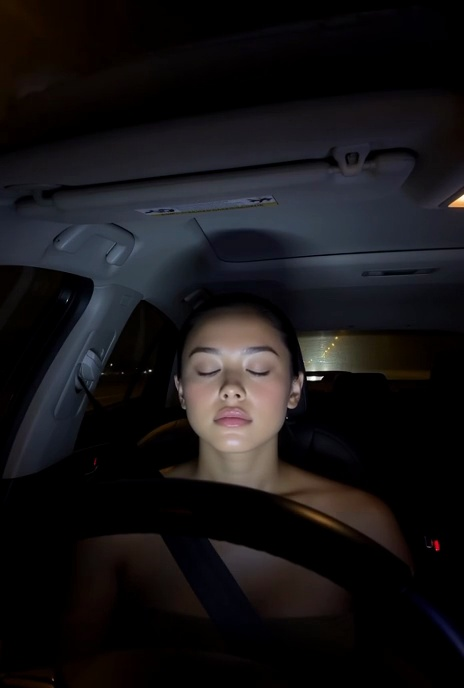
#> input picture Simuletic_DMS_Dataset/images/driver_full_sleep2_f10.jpg, 464 x 688 px
$ python -i feature_extractor.py   (imports and definitions only)
#> lines starting #> are read from the running program, lines starting #| are printed output that depends on the picture
"""
Image preprocessing and feature extraction for drowsiness detection.

This module provides:
- Image loading, resizing, and normalization (ImageProcessor)
- Feature extraction from annotations and images (FeatureExtractor)
- Temporal analysis of feature sequences (TemporalFeatureExtractor)

Key features extracted:
- PERCLOS: Percentage of eyelid closure (0-1, higher = more drowsy)
- Eye State: Open/Drowsy/Closed classification
- Head Pose: Pitch, yaw, roll angles in 3D space
- Temporal Trends: PERCLOS trends, blink frequency, state ratios
"""
import cv2
import numpy as np
from pathlib import Path
from typing import Tuple, Dict, Optional
import logging

logger = logging.getLogger(__name__)
VIDEO_EXTENSIONS = {'.avi', '.mp4', '.mov', '.mkv'}


class ImageProcessor:
    """
    Image preprocessing pipeline for deep learning models.

    Handles:
    - Loading images from disk
    - Resizing to target dimensions
    - Normalizing with ImageNet statistics
    - Converting to PyTorch format (channels-first)

    Attributes:
        target_size: Target image dimensions (width, height)
        mean: ImageNet normalization mean (R, G, B)
        std: ImageNet normalization std (R, G, B)
    """

    def __init__(self,
                 target_size: Tuple[int, int] = (224, 224),
                 mean: Tuple[float, float, float] = (0.485, 0.456, 0.406),
                 std: Tuple[float, float, float] = (0.229, 0.224, 0.225)):
        """
        Initialize ImageProcessor with preprocessing parameters.

        Args:
            target_size: Target image size (width, height). Default: 224x224 (standard for ResNet)
            mean: Mean values for normalization. Default: ImageNet statistics
            std: Standard deviation for normalization. Default: ImageNet statistics
        """
        self.target_size = target_size
        self.mean = np.array(mean)
        self.std = np.array(std)

    def load_image(self, image_path: Path) -> Optional[np.ndarray]:
        """
        Load image from disk and convert from BGR to RGB.

        OpenCV loads images in BGR format by default, but most deep learning
        models expect RGB format. This method handles the conversion.

        Args:
            image_path: Path to image file

        Returns:
            np.ndarray: Image in RGB format, or None if loading fails
        """
        try:
            image_path = Path(image_path)
            # Load image from disk or extract the first frame from a video file.
            if image_path.suffix.lower() in VIDEO_EXTENSIONS:
                cap = cv2.VideoCapture(str(image_path))
                if not cap.isOpened():
                    logger.error(f"Failed to open video: {image_path}")
                    return None
                ret, frame = cap.read()
                cap.release()
                if not ret or frame is None:
                    logger.error(f"Failed to read first frame from video: {image_path}")
                    return None
                image = frame
            else:
                image = cv2.imread(str(image_path))
#> image is the input picture: shape (688, 464, 3); mean B, G, R 22.3, 20.5, 22.4
                if image is None:
                    logger.error(f"Failed to load image: {image_path}")
                    return None
            # Convert BGR to RGB for model input
            return cv2.cvtColor(image, cv2.COLOR_BGR2RGB)
        except Exception as e:
            logger.error(f"Error loading image {image_path}: {e}")
            return None

    def resize(self, image: np.ndarray) -> np.ndarray:
        """Resize image to target size"""
        return cv2.resize(image, self.target_size)
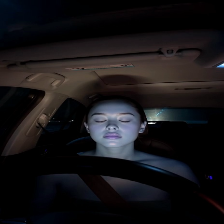
#> returned value: shape (224, 224, 3); mean of channels 0, 1, 2 22.4, 20.4, 22.3; drawn as B, G, R

    def normalize(self, image: np.ndarray) -> np.ndarray:
        """
        Normalize image using ImageNet statistics.

        This standardizes the input using mean and standard deviation computed
        from millions of ImageNet images. This normalization improves training
        stability and model performance.

        Formula: (x - mean) / std for each channel

        Args:
            image: Image array (should be in 0-255 range)

        Returns:
            np.ndarray: Normalized image in range (-2 to +2 approximately)
        """
        # Convert to float32 and normalize to 0-1 range
        image = image.astype(np.float32) / 255.0
#> image: shape (224, 224, 3) float32

        # Apply mean subtraction and std scaling
        image = (image - self.mean) / self.std

        return image

    def preprocess(self, image_path: Path) -> Optional[np.ndarray]:
        """
        Complete preprocessing pipeline: load -> resize -> normalize -> format.

        This is the main method to use for preprocessing images. It handles
        the entire pipeline from disk to model-ready format.

        Process:
        1. Load image from disk (BGR -> RGB conversion)
        2. Resize to target dimensions
        3. Normalize with ImageNet statistics
        4. Convert to CHW format (PyTorch standard)

        Args:
            image_path: Path to image file

        Returns:
            np.ndarray: Preprocessed image in shape (C, H, W), or None if failed
        """
        image_path = Path(image_path)
        # Step 1: Load image
        image = self.load_image(image_path)
        if image is None:
            return None

        # Step 2: Resize to target dimensions
        image = self.resize(image)

        # Step 3: Normalize using ImageNet statistics
        image = self.normalize(image)

        # Step 4: Convert to PyTorch format (channels-first: CHW)
        image = np.transpose(image, (2, 0, 1))

        return image

    # [7 lines left out: function preprocess_array, not called in this run]


class FeatureExtractor:
    """
    Extract features from images and annotations for drowsiness detection.

    This class provides static methods to extract various features:
    - PERCLOS: Eye closure percentage (key drowsiness indicator)
    - Eye State: Classification (Open/Drowsy/Closed)
    - Head Pose: 3D head orientation (pitch, yaw, roll)
    - Zone: Driver location (on road, off road, etc.)

    All methods work with annotation dictionaries from the dataset.
    """

    # [81 lines left out: functions extract_perclos, extract_eye_state, extract_head_pose, extract_zone, eye_state_to_label, extract_all_features, not called in this run]


class TemporalFeatureExtractor:
    """Extract temporal features from sequences of frames"""

    # [73 lines left out: functions compute_perclos_statistics, compute_blink_frequency, extract_temporal_features, not called in this run]

>>> result = ImageProcessor().preprocess('../../Simuletic_DMS_Dataset/images/driver_full_sleep2_f10.jpg')

$ run again, on Simuletic_DMS_Dataset/images/driver_full_sleep2_f100.jpg
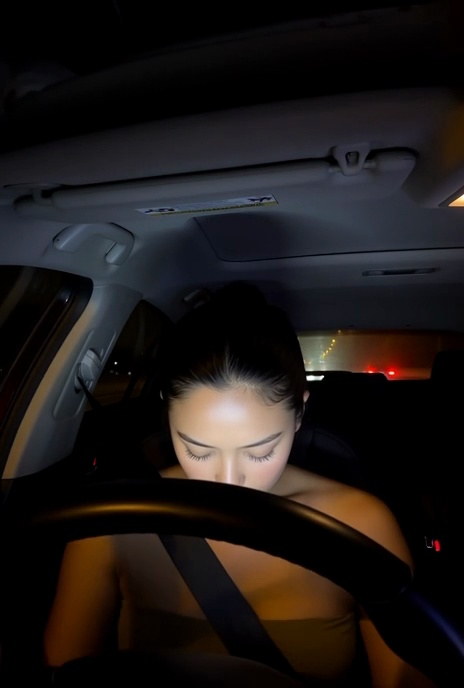
#> input picture Simuletic_DMS_Dataset/images/driver_full_sleep2_f100.jpg, 464 x 688 px
#> in load_image, image is the input picture: shape (688, 464, 3); mean B, G, R 23.3, 24.4, 29.3
#> in resize, `return cv2.resize(image, self.target_size)`:
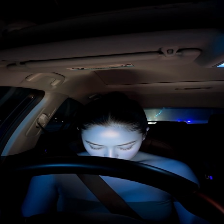
#> returned value: shape (224, 224, 3); mean of channels 0, 1, 2 29.2, 24.4, 23.2; drawn as B, G, R
